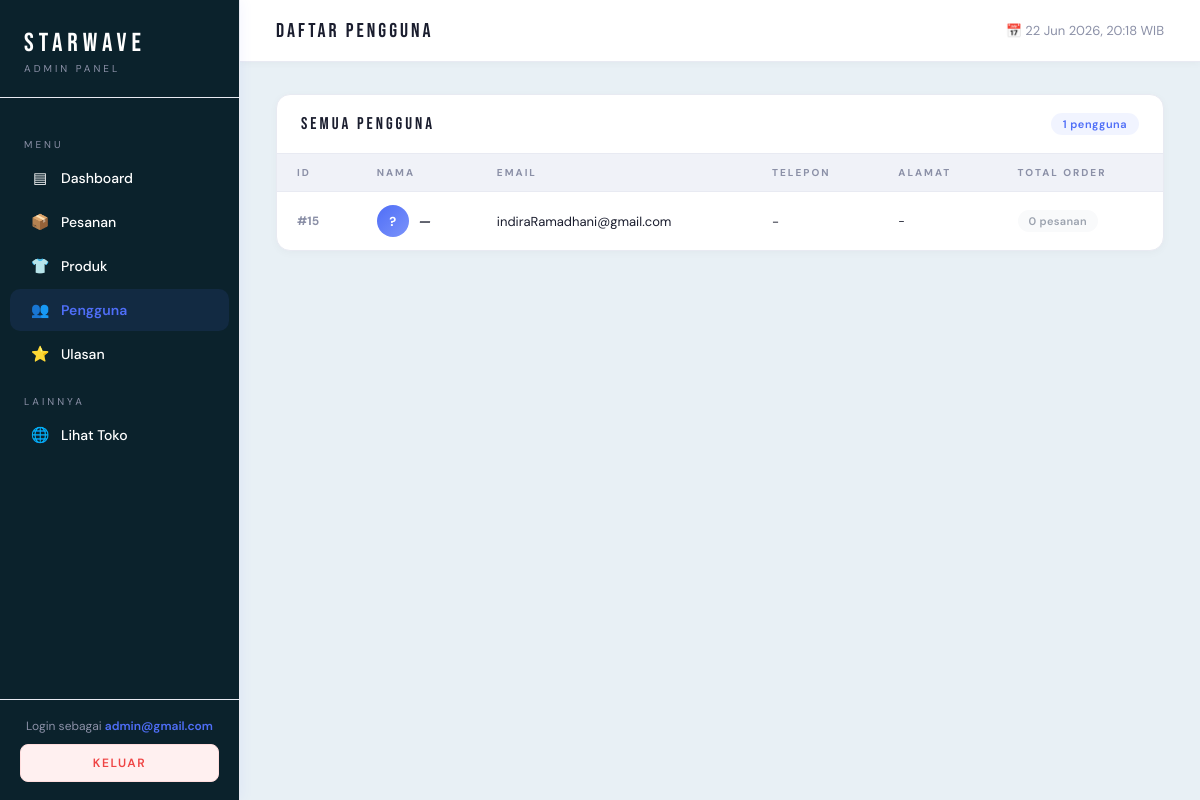
Before: /admin/pengguna.php (signed in) with the older database file.
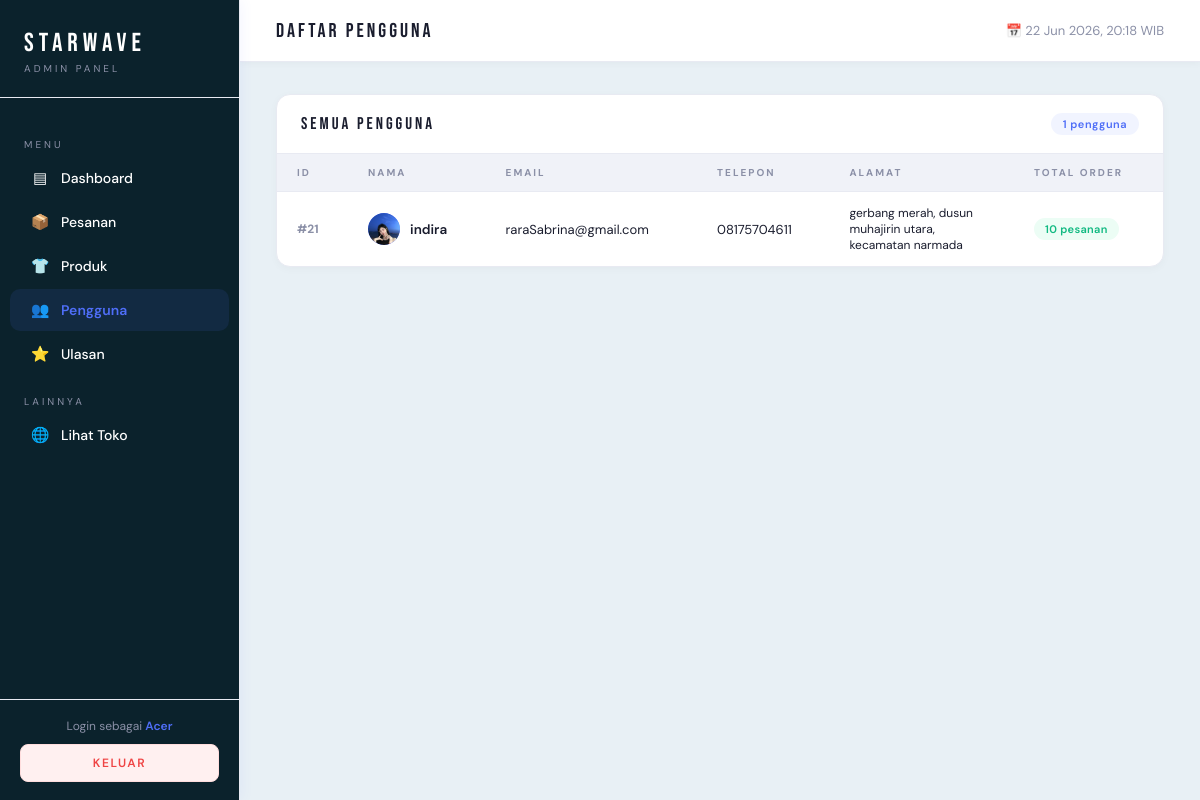
After: the same page with the newer database file.
### tables this page shows
CREATE TABLE `users` (
  `id_user` int(11) NOT NULL,
  `email` varchar(100) DEFAULT NULL,
  `password` varchar(100) DEFAULT NULL,
  `tanggal_lahir` date DEFAULT NULL,
  `nama_panggilan` varchar(100) DEFAULT NULL,
  `no_telepon` varchar(20) DEFAULT NULL,
  `alamat` text DEFAULT NULL,
  `wilayah` varchar(50) DEFAULT NULL,
  `foto_profil` varchar(255) DEFAULT NULL,
  `reset_token` varchar(64) DEFAULT NULL,
  `reset_expiry` datetime DEFAULT NULL
);

### admin/pengguna.php (the view, shortened to what the changed rows need)
<?php
require 'auth_check.php';
$stmt = $pdo->query("
    SELECT u.*, COUNT(o.id) as total_order
    FROM users u
    LEFT JOIN orders o ON u.id_user = o.id_user
    GROUP BY u.id_user
    ORDER BY u.id_user DESC
");
$all_users = $stmt->fetchAll(PDO::FETCH_ASSOC);
?>
<!DOCTYPE html>
<html lang="id">
<head>
    <link rel="stylesheet" href="admin.css">
</head>
<body>
<aside class="sidebar">
    <div class="sidebar-footer">
            <div class="admin-badge">Login sebagai <span><?= htmlspecialchars($_SESSION['nama_admin'] ?? $_SESSION['admin']) ?></span></div>
    </div>
</aside>
<div class="main">
    <div class="content">
        <div class="section">
            <div class="table-wrap">
                <table>
                    <thead>
                        <tr>
                            <th>ID</th>
                            <th>Nama</th>
                            <th>Email</th>
                            <th>Telepon</th>
                            <th>Alamat</th>
                            <th>Total Order</th>
                        </tr>
                    </thead>
                    <tbody>
                    <?php if (empty($all_users)): ?>
                        <tr class="empty-row">
                            <td colspan="6">Belum ada pengguna terdaftar</td>
                        </tr>
                    <?php else: ?>
                        <?php foreach ($all_users as $u): ?>
                            <?php
                            $nama       = $u['nama_panggilan'] ?? '';
                            $punya_nama = $nama !== '';
                            $inisial = $punya_nama ? mb_strtoupper(mb_substr($nama, 0, 1)) : '?';
                            $punya_foto = !empty($u['foto_profil'])
                                          && file_exists('../' . $u['foto_profil']);
                            $telepon = $u['no_telepon'] ?? '-';
                            $alamat  = $u['alamat'] ?? '-';
                            $sudah_pernah_pesan = $u['total_order'] > 0;
                            $class_badge        = $sudah_pernah_pesan ? 'done' : 'cancel';
                            ?>
                            <tr>
                                <td class="order-id">#<?= $u['id_user'] ?></td>
                                <td>
                                    <div class="user-cell">
                                        <div class="user-avatar" style="overflow:hidden; padding:0;">
                                            <?php if ($punya_foto): ?>
                                                <img src="../<?= htmlspecialchars($u['foto_profil']) ?>"
                                                     style="width:100%; height:100%; object-fit:cover; border-radius:50%;">
                                            <?php else: ?>
                                                <?= $inisial ?>
                                            <?php endif; ?>
                                        </div>
                                        <div>
                                            <div style="font-weight:600;">
                                                <?php if ($punya_nama): ?>
                                                    <?= htmlspecialchars($nama) ?>
                                                <?php else: ?>
                                                    <span style="color:var(--muted);font-style:italic;">—</span>
                                                <?php endif; ?>
                                            </div>
                                        </div>
                                    </div>
                                </td>
                                <td style="color:var(--muted);font-size:13px;">
                                    <?= htmlspecialchars($u['email']) ?>
                                </td>
                                <td style="font-size:13px;">
                                    <?= htmlspecialchars($telepon) ?>
                                </td>
                                <td style="font-size:12px;color:var(--muted);max-width:160px;">
                                    <?= htmlspecialchars($alamat) ?>
                                </td>
                                <td>
                                    <span class="badge <?= $class_badge ?>">
                                        <?= $u['total_order'] ?> pesanan
                                    </span>
                                </td>
                            </tr>
                        <?php endforeach; ?>
                    <?php endif; ?>
                    </tbody>
                </table>
            </div>
        </div>
    </div>
</div>
</body>
</html>

Changed rows visible on the page:
removed users: id_user "15", nama_panggilan "?", email "indiraRamadhani@gmail.com", no_telepon "-", alamat "-", total_order "0"
added users: id_user "21", foto_profil (picture), nama_panggilan "indira", email "raraSabrina@gmail.com", no_telepon "08175704611", alamat "gerbang merah, dusun muhajirin utara, kecamatan narmada", total_order "10"
Other visible differences:
$_SESSION['nama_admin']: "admin@gmail.com" → "Acer"
